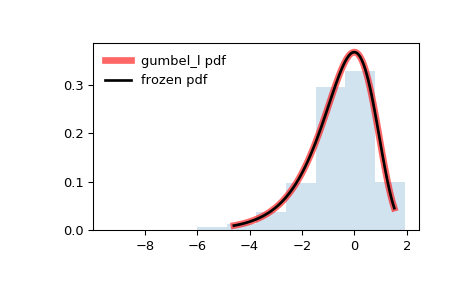

Write Python code to recreate this figure.
from scipy.stats import gumbel_l
import matplotlib.pyplot as plt
fig, ax = plt.subplots(1, 1)

# Calculate a few first moments:

mean, var, skew, kurt = gumbel_l.stats(moments='mvsk')

# Display the probability density function (``pdf``):

x = np.linspace(gumbel_l.ppf(0.01),
                gumbel_l.ppf(0.99), 100)
ax.plot(x, gumbel_l.pdf(x),
       'r-', lw=5, alpha=0.6, label='gumbel_l pdf')

# Alternatively, the distribution object can be called (as a function)
# to fix the shape, location and scale parameters. This returns a "frozen"
# RV object holding the given parameters fixed.

# Freeze the distribution and display the frozen ``pdf``:

rv = gumbel_l()
ax.plot(x, rv.pdf(x), 'k-', lw=2, label='frozen pdf')

# Check accuracy of ``cdf`` and ``ppf``:

vals = gumbel_l.ppf([0.001, 0.5, 0.999])
np.allclose([0.001, 0.5, 0.999], gumbel_l.cdf(vals))
# True

# Generate random numbers:

r = gumbel_l.rvs(size=1000)

# And compare the histogram:

ax.hist(r, density=True, histtype='stepfilled', alpha=0.2)
ax.legend(loc='best', frameon=False)
plt.show()
